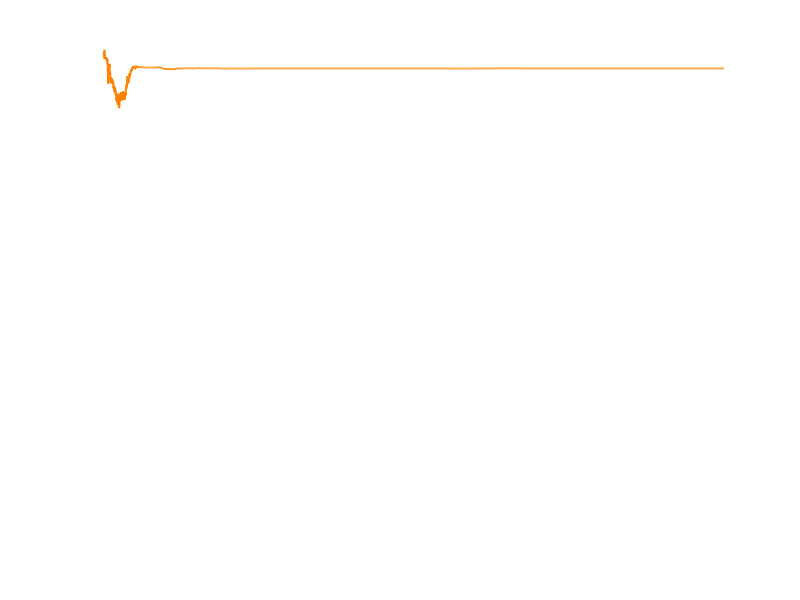

Recreate this plot in MATLAB. (Note: this script raises an error after producing the figure.)
%% Task 2.1 – Duffing EKF: Parameter estimation only (black/orange theme)
clear; clc; close all

%% True parameters (from Task 1.1)
delta = 0.05; alpha = 0; beta = 1; gam = 8; omg = 1;  % omega fixed here

%% Simulation settings
T = 10; dt = 1e-3; t = 0:dt:T; N = numel(t);

%% Duffing dynamics (truth)
f_true = @(tk,x)[ ...
    x(2); ...
    gam*cos(omg*tk) - delta*x(2) - alpha*x(1) - beta*x(1)^3 ...
];

%% Truth via RK4 (x0 = [2; 3])
X = zeros(2,N); X(:,1) = [2;3];
for k = 1:N-1
    xk = X(:,k); tk = t(k);
    k1 = f_true(tk, xk);
    k2 = f_true(tk+dt/2, xk + dt/2*k1);
    k3 = f_true(tk+dt/2, xk + dt/2*k2);
    k4 = f_true(tk+dt,   xk + dt*k3);
    X(:,k+1) = xk + dt*(k1 + 2*k2 + 2*k3 + k4)/6;
end

%% Measurements (Task 2 says all states are measurable)
% We'll measure both x and v with small noise.
sig_x = 0.02; sig_v = 0.02;
R = diag([sig_x^2, sig_v^2]);
Y = X + [sig_x*randn(1,N); sig_v*randn(1,N)];

%% EKF with augmented state z = [x; v; delta; alpha; beta; gamma]
nx = 2; np = 4; nz = nx + np;

% Initial guess (intentionally off)
z0 = [1; 4;  0.20; 0.5; 0.5; 5];   % [x0; v0; δ; α; β; γ]
zh = zeros(nz,N); zh(:,1) = z0;

% Initial covariance
P = diag([ 0.1 0.1,  0.5^2 0.5^2 0.5^2 2^2 ]);  % states, then params

% Process noise (random walk for parameters; modest for states)
q_x = 1e-6; 
q_v = 1e-4; 
q_par = [1e-8 1e-8 1e-8 1e-6]; % δ α β γ
Q = diag([q_x q_v q_par]) * dt;

% Measurement model: y = H z + noise (measure x and v)
H = [1 0 zeros(1,np); 0 1 zeros(1,np)];
I = eye(nz);

% Helpers: dynamics f_aug and Jacobian Fz (with omega fixed)
f_aug = @(tk,z) [ ...
    z(2); ...
    z(6)*cos(omg*tk) - z(3)*z(2) - z(4)*z(1) - z(5)*z(1)^3; ...
    0; 0; 0; 0 ...
];

Fz = @(tk,z) ...
[ % d[xdot]/dz
  0, 1, 0, 0, 0, 0; ...
  % d[vdot]/dz
  -(z(4)+3*z(5)*z(1)^2), -z(3), -z(2), -z(1), -z(1)^3, cos(omg*tk); ...
  % parameter rows (zeros)
  zeros(np, nz)
];

%% EKF loop (Euler prediction)
for k = 1:N-1
    tk = t(k);

    % Predict
    z_pr = zh(:,k) + dt * f_aug(tk, zh(:,k));
    A    = I + dt * Fz(tk, z_pr);
    P_pr = A*P*A' + Q;

    % Update with y(k+1)
    yk1 = Y(:,k+1);
    S = H*P_pr*H' + R;
    K = (P_pr*H')/S;
    zh(:,k+1) = z_pr + K*(yk1 - H*z_pr);

    % Joseph form
    P = (I-K*H)*P_pr*(I-K*H)' + K*R*K';
end

%% Extract final parameter estimates
dhat = zh(3,end);
ahat = zh(4,end);
bhat = zh(5,end);
ghat = zh(6,end);

%% Print true vs estimated
fprintf('\n=== Task 2.1 – Duffing EKF (parameter-only plots) ===\n');
fprintf('  delta (true = %.5f):  hat = %.5f\n', delta, dhat);
fprintf('  alpha (true = %.5f):  hat = %.5f\n', alpha, ahat);
fprintf('  beta  (true = %.5f):  hat = %.5f\n', beta,  bhat);
fprintf('  gamma (true = %.5f):  hat = %.5f\n', gam,   ghat);
fprintf('  omega (true = %.5f):  fixed (not estimated)\n', omg);

%% ==== Black background + orange styling ====
orange = [1 0.5 0];
gray   = 0.7*[1 1 1];
gridgray = 0.25*[1 1 1];

set(0,'DefaultFigureColor','k');
set(0,'DefaultAxesColor','k');
set(0,'DefaultAxesXColor','w');
set(0,'DefaultAxesYColor','w');
set(0,'DefaultAxesZColor','w');
set(0,'DefaultTextColor','w');
set(0,'DefaultLineLineWidth',1.4);

%% Plot ONLY parameter convergence
figure('Name','Parameter Convergence (Task 2.1)','Color','k');

params_true = [delta, alpha, beta, gam];
params_hat  = zh(3:6,:); % δ α β γ
labels = {'\delta','\alpha','\beta','\gamma'};

for i = 1:4
    subplot(4,1,i)
    plot(t, params_hat(i,:), 'Color', orange); hold on
    yline(params_true(i), '--', 'Color', gray);
    grid on
    ax = gca; ax.GridColor = gridgray;
    ylabel(labels{i})
    if i==1, title('Duffing EKF – Parameter Convergence'); end
    if i==4, xlabel('time (s)'); end
end
lg = legend('estimate','true','Location','best');
set(lg,'TextColor','w','EdgeColor',gridgray,'Color','k');

%% Optional: quick summary of final absolute errors
abs_err = abs(params_hat(:,end)' - params_true);
fprintf('\nFinal absolute parameter errors:\n');
fprintf('  |delta-^| = %.3e\n', abs_err(1));
fprintf('  |alpha-^| = %.3e\n', abs_err(2));
fprintf('  |beta -^| = %.3e\n', abs_err(3));
fprintf('  |gamma-^| = %.3e\n', abs_err(4));
